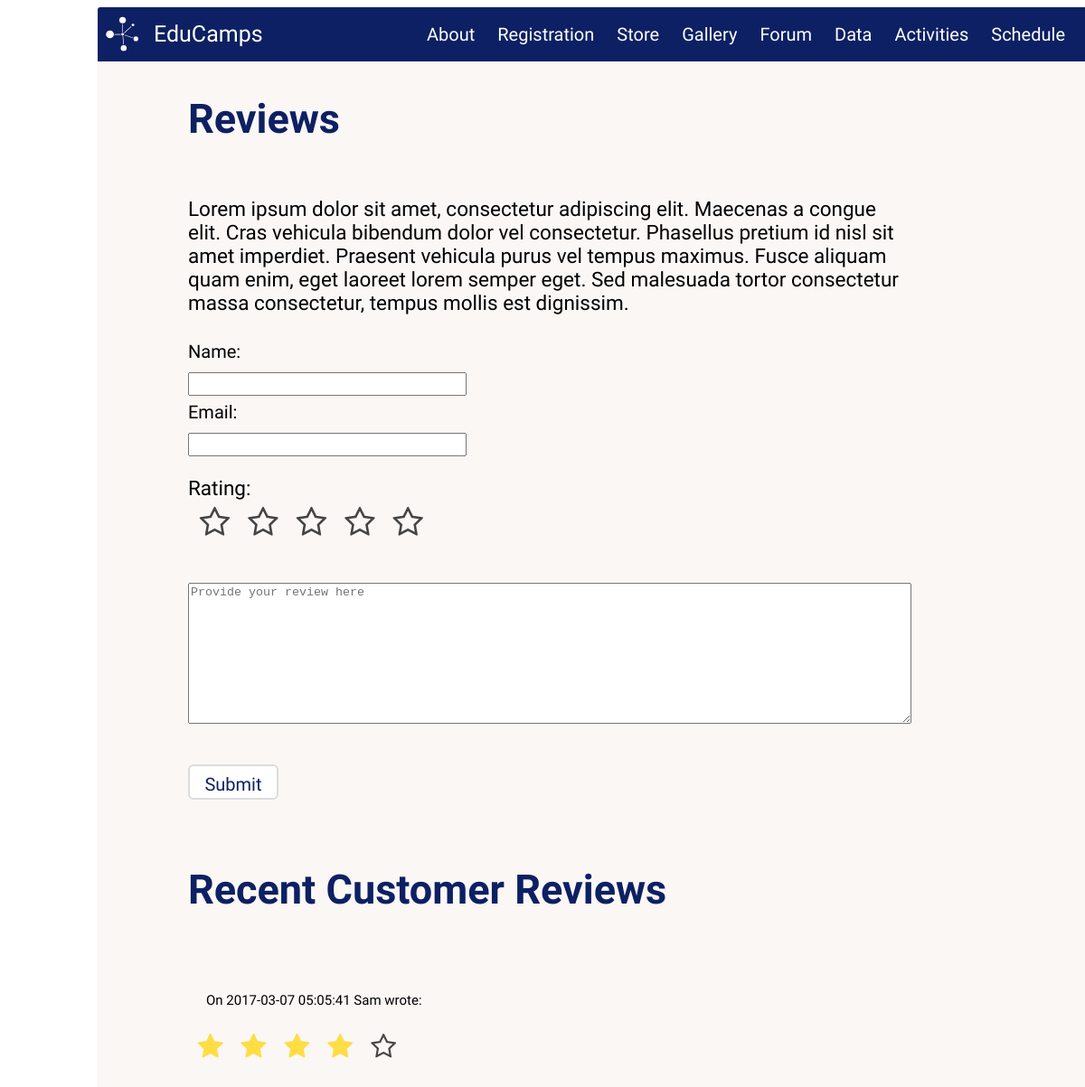
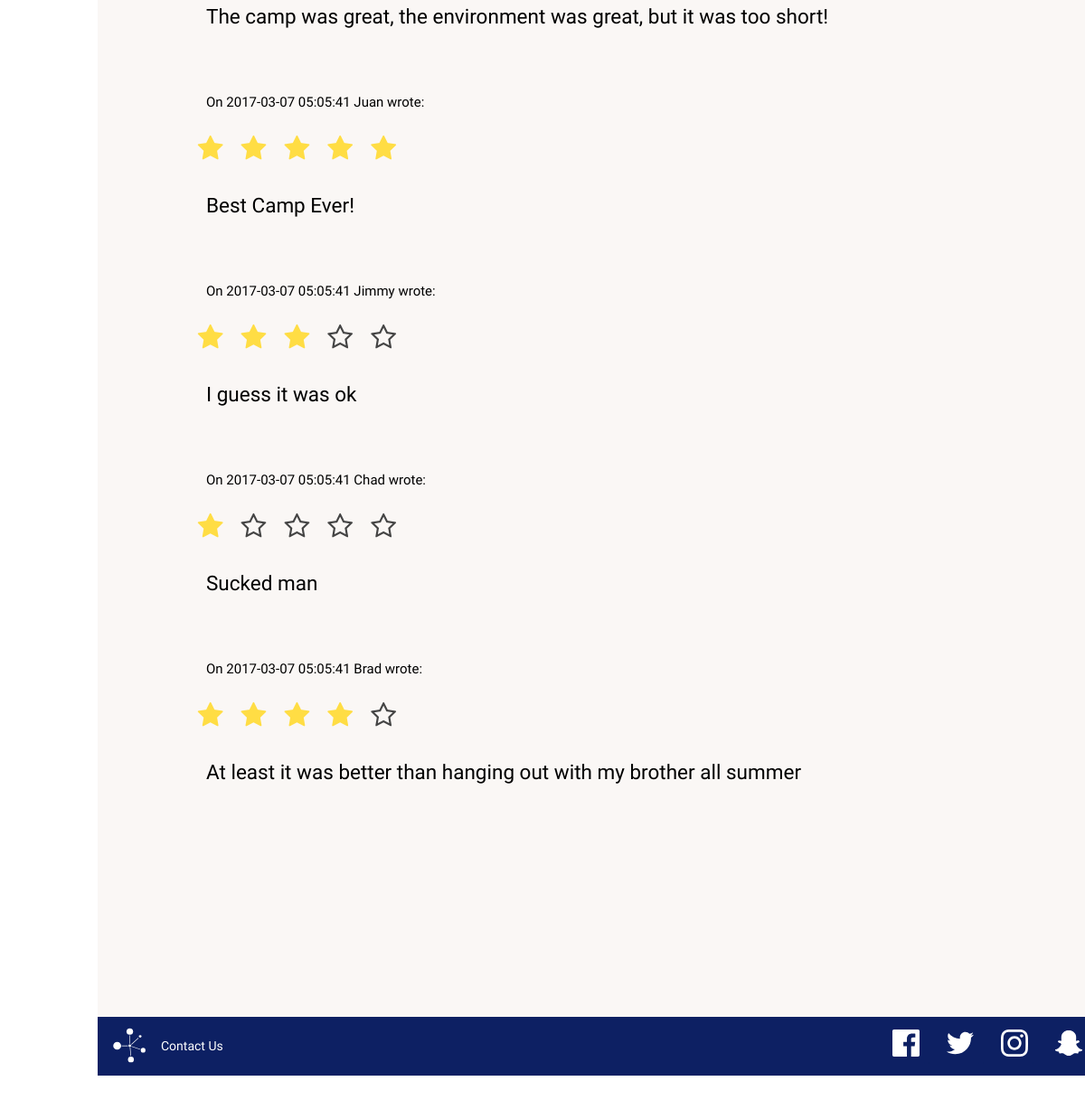
The page /forum/index.php on the database its author committed (2 pictures, top to bottom).
### tables this page shows
CREATE TABLE forum(
    post_id int AUTO_INCREMENT,
    name varchar(255),
    email varchar(255),
    stars int,
    post_date datetime DEFAULT NOW(),
    content text(65535),
    PRIMARY KEY (post_id)
);

### forum/index.php (the view, shortened to what this page needs)
<!DOCTYPE html>
<html>
    <head>
        <link href=../stylesheets/main.css media=screen rel=stylesheet type=text/css />
        <link rel="stylesheet" href="//netdna.bootstrapcdn.com/font-awesome/4.2.0/css/font-awesome.min.css">
    </head>
    <body>
        <div class=main_container>
            <div id=menubar>
                <a href="../">
                    <img id="logo" src="../icons/logo.svg" alt="EduCamps logo" /><label id="topname">EduCamps</label>
                </a>
                <table>
                    <tr>
                        <td><a href=../about>About</a></td>
                        <td><a href=../registration>Registration</a></td>
                        <td><a href=../store>Store</a></td>
                        <td><a href=../gallery>Gallery</a></td>
                        <td><a href=../forum>Forum</a></td>
                        <td><a href=../data>Data</a></td>
                        <td><a href=../activities>Activities</a></td>
                        <td><a href=../schedule>Schedule</a></td>
                    </tr>
                </table>
            </div>
            <div id="forum_main_content" class = "main_content">
            <h2> Reviews </h2>
            <p> Lorem ipsum dolor sit amet, consectetur adipiscing elit. Maecenas a congue elit. Cras vehicula bibendum dolor vel consectetur. Phasellus pretium id nisl sit amet imperdiet. Praesent vehicula purus vel tempus maximus. Fusce aliquam quam enim, eget laoreet lorem semper eget. Sed malesuada tortor consectetur massa consectetur, tempus mollis est dignissim.</p>
                <form action = "" method = "post" id = "forum_form">
                    <div class = "commenter_info">
                        <label> Name: <input type = "text" name = "name" id = "name"></label> <br/>
                        <label> Email: <input type = "text" name = "email" id = "email"></label>
                    </div>
                     <div class = "stars">
                        <p>Rating: </p>
                        <label class="star star-5" for="star-5"></label>
                        <label class="star star-4" for="star-4"></label>
                        <label class="star star-3" for="star-3"></label>
                        <label class="star star-2" for="star-2"></label>
                        <label class="star star-1" for="star-1"></label>
                     </div>
                    <textarea id = "content" name = "content" cols = 75% rows = 10 placeholder="Provide your review here"></textarea> <br/>
                    <input type=button id="forum_submit" value = "Submit" class="button2"/>
                </form>
            <br/>
            <h2> Recent Customer Reviews </h2>
            <br/>
            <div id = "forum_submit_content">
            <?php
            $connection = mysqli_connect("localhost", "fourthreefour", "americo", "educamps");
            $rvwquery = mysqli_query($connection, "SELECT name, stars, content, post_date, stars FROM forum ORDER BY post_date DESC LIMIT 10");
                while($review = mysqli_fetch_assoc($rvwquery)){
                    ?>
                      <p class = "reviewer_info"> On <?= $review['post_date'] ?> <?= $review['name'] ?> wrote: </p>
                    <div class = "stars">
                    <?php for($i = 5; $i >=1; $i--)
                    {
                        if($i > $review["stars"]){?>
                          <label class="star" ></label>
                      <?php  }
                      else if($i <= $review["stars"]){ ?>
                        <label class="star" for="star-<?=$i ?>"></label>
                    <?php  }
                    }?>
                      </div>
                      <p> <?=$review['content']?> </p>
                    <br/>
                    <?php
                      }
              ?>
            </div>
             </div>
						 <div id=footer>
                 <div id="left-footer">
                     <img id="logo" src="../icons/logo.svg" alt="EduCamps logo" />
                     <a href="../contact">Contact Us</a>
                 </div>
                 <table id="right-footer">
                     <tr>
                         <td>
                             <a href="https://www.facebook.com"><img src=../icons/facebook.svg alt="facebook icon"/></a>
                             <a href="https://www.twitter.com"><img src=../icons/twitter.svg alt="twitter icon"/></a>
                             <a href="https://www.instagram.com"><img src=../icons/instagram.svg alt="instagram icon"/></a>
                             <a href="https://www.snapchat.com"><img src=../icons/snapchat.svg alt="snapchat icon"/></a>
                             <br/>
                         </td>
                     </tr>
                 </table>
             </div>
        </div>
    </body>
</html>

### stylesheets/main.css (style rules this page uses)
body { font-family:'Josefin Sans', sans-serif }
a { text-decoration:none;color:#0d2063 }
.button2 { color:#0d2063;background-color:white;border-radius:6px;border:solid gainsboro 2px;font-family:'Josefin Sans', sans-serif;font-size:20px;padding:5px;padding-top:10px;margin:auto;width:auto }
.button2 { color:#0d2063;background-color:white;border-radius:6px;border:solid gainsboro 2px;font-family:'Josefin Sans', sans-serif;font-size:20px;padding:5px;padding-top:10px;margin-top:10px }
.commenter_info { line-height:30px;width:300px }
.commenter_info label { font-size:20px }
.commenter_info input { width:100% }
#forum_form { display:flex;flex-direction:column;justify-content:flex-start }
#forum_submit { margin:inherit;width:100px }
#forum_main_content { min-width:650px;max-width:800px;height:auto;margin-left:100px;display:flex;flex-direction:column;height:auto;padding-bottom:100px }
#forum_main_content p { font-size:.75em;text-align:left }
#forum_main_content input { line-height:20px }
#forum_main_content textarea { margin-top:0px }
#forum_main_content div.stars { width:270px;display:inline-block }
#forum_main_content .stars { width:100px;display:inline-block;float:right }
#forum_main_content .stars p { margin-bottom:-5px }
#forum_main_content label.star { float:right;padding:10px;font-size:36px;color:#444;transition:all .2s }
#forum_main_content input.star:checked ~ label.star:before { content:'\f005';color:#FD4;transition:all .25s }
#forum_main_content label.star:before { content:'\f006';font-family:FontAwesome }
#forum_main_content .button2 { color:#0d2063;background-color:white;border-radius:6px;border:solid gainsboro 2px;font-family:'Josefin Sans', sans-serif;font-size:20px;padding:5px;padding-top:10px;margin-top:10px }
#forum_submit_content { min-width:650px;max-width:800px;height:auto;margin-left:20px;display:flex;flex-direction:column;height:auto;padding-bottom:100px }
#forum_submit_content p { font-size:.75em;text-align:left }
#forum_submit_content div.stars { margin-left:-50px;width:270px;display:inline-block }
#forum_submit_content .stars { width:100px;display:inline-block;float:right }
#forum_submit_content label.star { float:right;padding:10px;font-size:30px;color:#444;transition:all .2s }
#forum_submit_content input.star:checked ~ label.star:before { content:'\f005';color:#FD4;transition:all .25s }
#forum_submit_content label.star:before { content:'\f006';font-family:FontAwesome }
#forum_submit_content .reviewer_info { font-size:15px }
td { font-size:20px }
h2 { color:#0d2063 }
body { padding-left:100px;padding-right:100px }
.main_container { min-width:1100px;max-width:1600px;margin:auto;background-color:#faf7f5;margin-bottom:100px }
#logo { float:left;height:40px;width:auto;margin-left:7px }
#menubar { width:100%;height:60px;background-color:#0d2063;color:#0d2063;font-size:20px;border-top-left-radius:3px;border-top-right-radius:3px;display:flex;justify-content:space-between;align-items:center }
#menubar table { float:right;display:flex;justify-content:flex-end;border-spacing:5px;margin-left:15px;margin-right:15px;vertical-align:center }
#menubar td { padding:10px;border-radius:3px;border-width:1.5px;border-spacing:20px;text-decoration-line:underline }
#menubar a { color:white;text-decoration:none;line-height:10px;margin-top:5px }
#menubar>a { margin-top:0px;height:100%;display:flex;flex-direction:row;justify-content:center;align-items:center }
#topname { padding-left:15px;font-size:1.25em;cursor:pointer }
#footer { width:100%;height:65px;background-color:#0d2063;color:#0d2063;position:relative;z-index:2;font-size:14px;display:flex;justify-content:space-between }
#footer #right-footer { display:flex;justify-content:flex-end;align-items:center;border-spacing:5px }
#footer #right-footer img { height:30px;width:auto;margin:5px;padding-top:0px;filter:invert(100%);padding-left:15px }
#footer #right-footer td { padding-top:0px;border-radius:3px;border-width:1.5px;border-spacing:20px;text-decoration-line:underline;vertical-align:center }
#footer #left-footer { display:flex;justify-content:center;align-items:center }
#footer #left-footer a { color:white;text-decoration:none;padding-top:0px;margin-left:10px }
#footer #left-footer img { height:40px;width:auto;margin:5px;padding-top:0px;padding-left:10px }
.main_content { background-color:#faf7f5;width:100%;height:auto;font-size:30px }

### rows shown on the page
forum: post_date "2017-03-07 05:05:41", name "Sam", stars 4 (drawn), content "The camp was great, the environment was great, but it was too short!"
forum: post_date "2017-03-07 05:05:41", name "Juan", stars 5 (drawn), content "Best Camp Ever!"
forum: post_date "2017-03-07 05:05:41", name "Jimmy", stars 3 (drawn), content "I guess it was ok"
forum: post_date "2017-03-07 05:05:41", name "Chad", stars 1 (drawn), content "Sucked man"
forum: post_date "2017-03-07 05:05:41", name "Brad", stars 4 (drawn), content "At least it was better than hanging out with my brother all summer"
